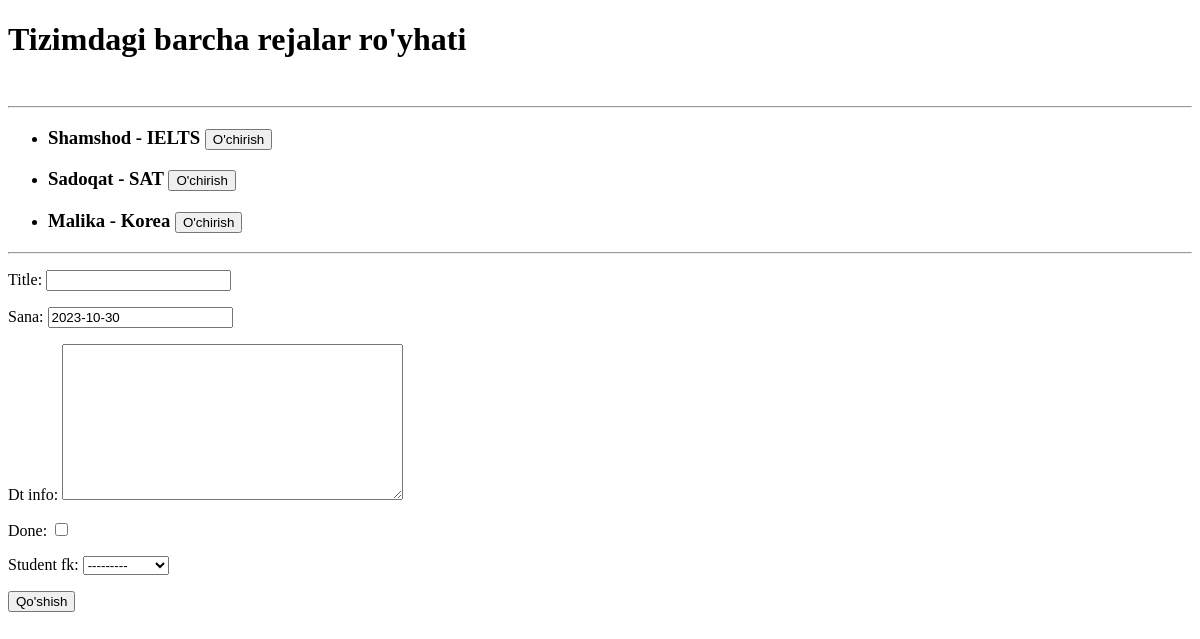
The page /rejalar/ on the database as committed earlier.
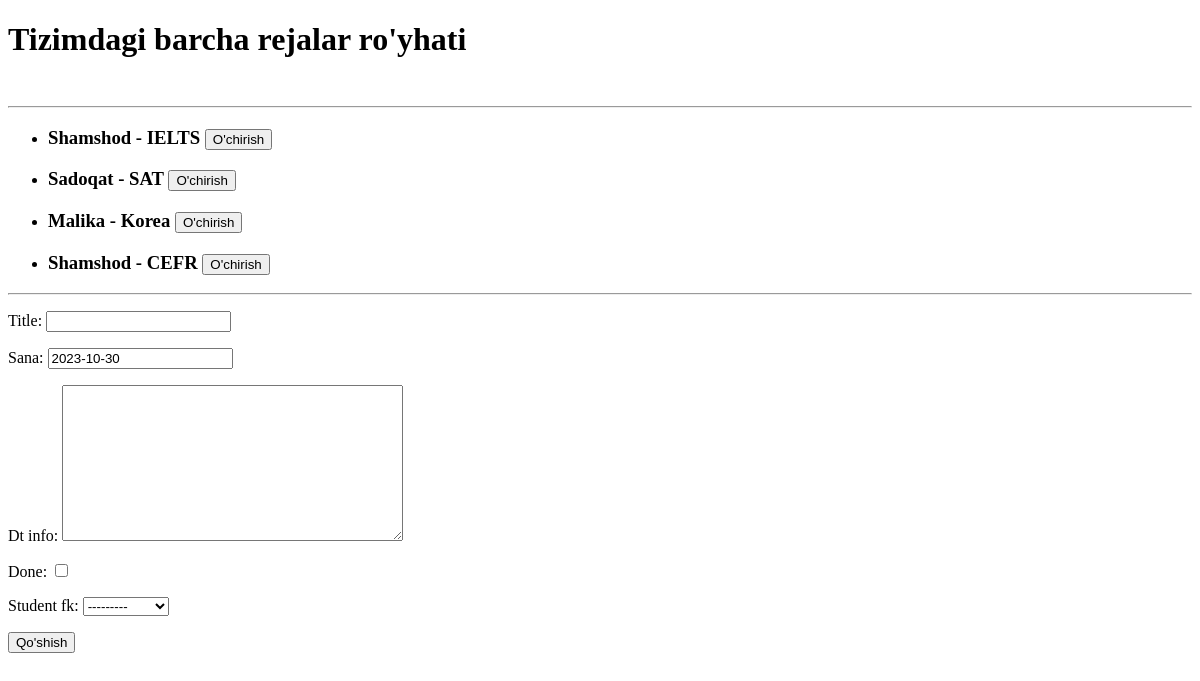
The same page on the database as committed later.
### Admin/models.py (models this page shows, shortened)
class Plan(models.Model):
    title = models.CharField(max_length=100)
    sana = models.DateField(default=datetime.date.today())
    dt_info = models.TextField(blank=True, null=True)
    done = models.BooleanField(default=False)
    student_fk = models.ForeignKey(Author, on_delete=models.CASCADE)

class Author(models.Model):
    name = models.CharField(max_length=45)
    age = models.PositiveSmallIntegerField(default=20)
    course = models.PositiveSmallIntegerField(default=1)
    student_id  = models.PositiveIntegerField(unique=True)
    def __str__(self):
        return self.name

### Admin/views.py (the view)
# urls.py: path('rejalar/', planlar),
def planlar(request):
    if request.method == 'POST':
        forma = PlanForm(request.POST)
        if forma.is_valid():
            forma.save()
        return redirect("/rejalar/")
    content = {
        'planlar' : Plan.objects.all(),
        'forma' : PlanForm()
    }
    return render(request, 'planlar.html', content)

### Admin/forms.py
class PlanForm(forms.ModelForm):
    class Meta:
        model = Plan
        fields = "__all__"

### templates/planlar.html (shortened to what this page needs)
<!DOCTYPE html>
<html lang="en">
<head>
</head>
<body>
    <h1>Tizimdagi barcha rejalar ro'yhati</h1>
    <br>
    <hr>
    <ul>
    {%for plan in planlar %}
    <li><h3>{{plan.student_fk }} - {{ plan.title}}   <a href="/del_plan/{{plan.id}}"><button>O'chirish</button></a></h3></li>
    {% endfor %}
    </ul>
    <hr>
    <form method="post">{% csrf_token %}
    {{ forma.as_p }}
    <button>Qo'shish</button>
  </form>
</body>
</html>

Rows that differ between the two databases and show on the page:
added Plan: student_fk "Shamshod", title "CEFR"
